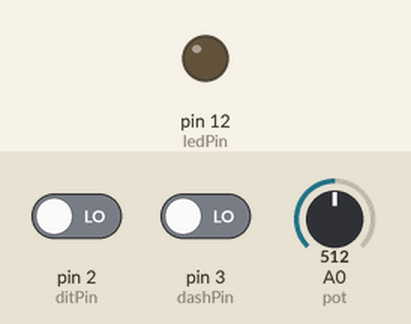
This sketch was run on a simulated Arduino Uno, built with avr-gcc and run on an emulated ATmega328P. Shown: output pins drawn as LEDs (lit = HIGH). Dashed ring = blinking. The test bench sets the inputs (shaded band); at power-on: pin 2 (ditPin) LOW, pin 3 (dashPin) LOW, A0 (pot) = 512.

Above: at 1.2 s.
1.3 s: pin 2 (ditPin) driven HIGH
At 1.53 s:
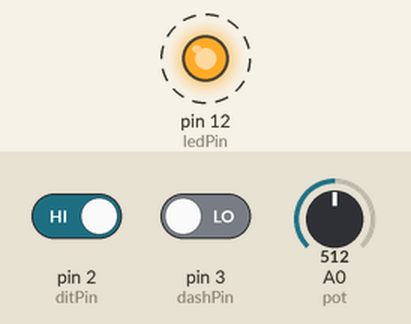
4.3 s: pin 2 (ditPin) driven LOW
At 4.3 s:
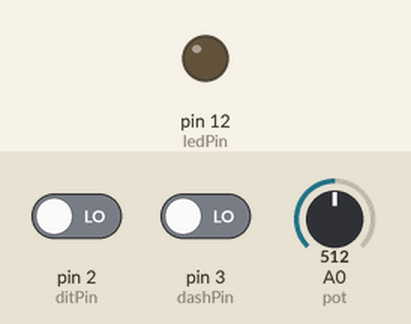
5.8 s: pin 3 (dashPin) driven HIGH
At 5.94 s:
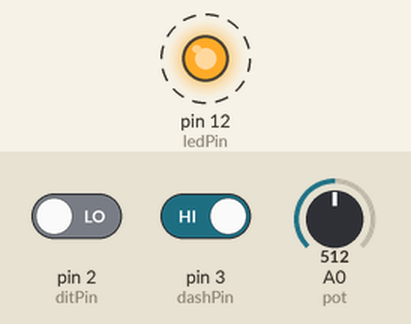
8.8 s: pin 3 (dashPin) driven LOW
At 8.8 s:
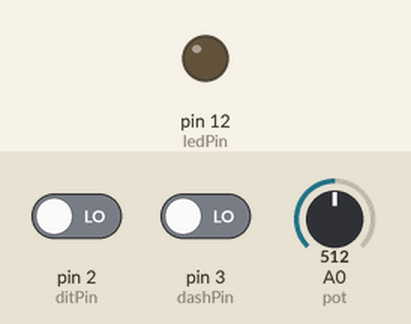
Timing chart, 0 to 11.3 s (numbered marks = the images above; inputs shaded):
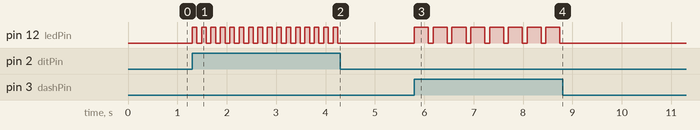

The sketch:

morze2.ino
```cpp
/*
Simple CW key by UA1CBM
Speed control CW by RN6LLV
*/

const int dashPin = 3; // тире
const int ditPin = 2; // точки
const int ledPin = 12; // the number of the LED pin
const int pot=0; // потенциометр на порт А0
int val;
int cw_delay;

void setup() {
// initialize the LED pin as an output:
pinMode(ledPin, OUTPUT);
// initialize the pushbutton pin as an input:
pinMode(dashPin, INPUT);
pinMode(ditPin, INPUT);
}

void loop(){
val=analogRead(pot); // чтение данных с потенциометра
cw_delay= map(val, 0, 1024, 60, 130);
//cw_delay= (val/7);

if (digitalRead(dashPin) == HIGH) //Тире
{
// turn LED on:
digitalWrite(ledPin, HIGH);
delay(3*cw_delay);
// turn LED off:
digitalWrite(ledPin, LOW);
delay(cw_delay);
}

if (digitalRead(ditPin) == HIGH) //Тире
{
// turn LED on:
digitalWrite(ledPin, HIGH);
delay(cw_delay);
// turn LED off:
digitalWrite(ledPin, LOW);
delay(cw_delay);
}
}
```

Measured:
- after the input at 1.3 s, pin 12 (ledPin): alternates HIGH for 0.10 s and LOW for 0.10 s, starting at once
- after the input at 4.3 s, pin 12 (ledPin): stops changing and stays LOW
- after the input at 5.8 s, pin 12 (ledPin): alternates HIGH for 0.29 s and LOW for 0.10 s, starting at once
- after the input at 8.8 s, pin 12 (ledPin): stops changing and stays LOW
